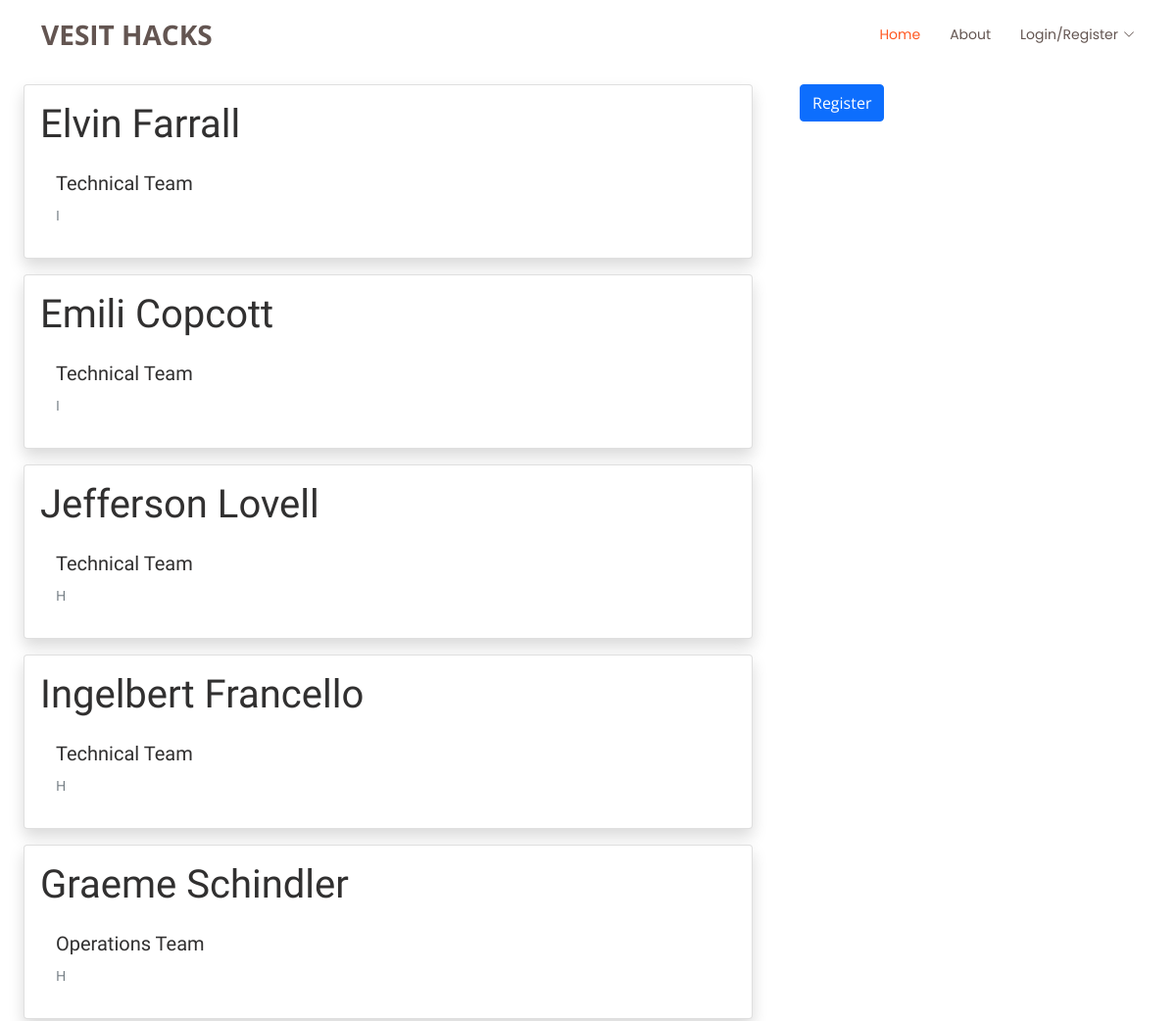
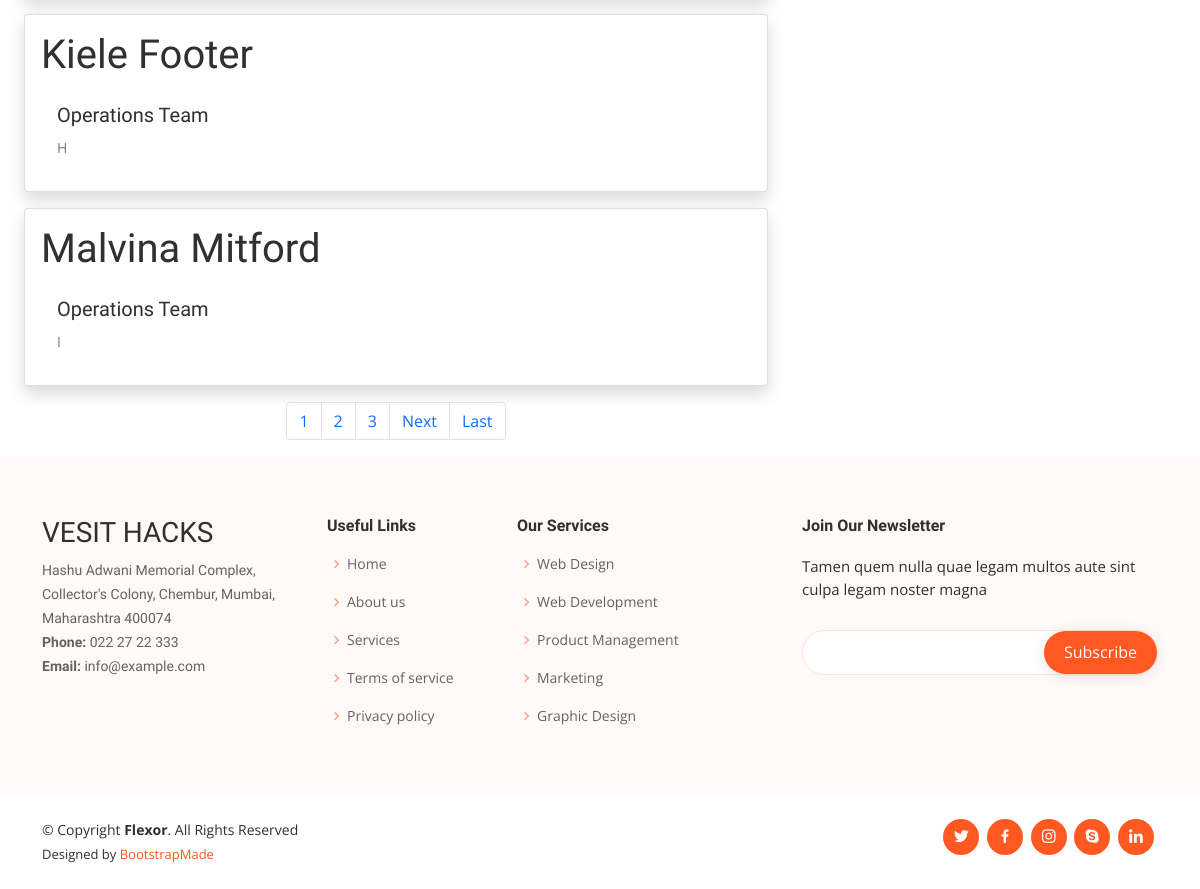
The page /team_student_list/ on the database its author committed (2 pictures, top to bottom).
### vesit/models.py (models this page shows, shortened)
class Team_Student(models.Model):
    team = models.ForeignKey(Team, on_delete = models.CASCADE)
    student = models.ForeignKey(Student, on_delete = models.CASCADE)
    choices = (
        ('H', 'Head'),
        ('I', 'Incharge'),
    )
    student_type = models.CharField(max_length=1, choices=choices)

class Team(models.Model):
    name = models.CharField( max_length= 100 )
    committee = models.ForeignKey(Committee, on_delete = models.CASCADE)

### users/models.py (models this page shows, shortened)
class Student(models.Model):
    name = models.CharField( max_length=50 )
    email = models.EmailField()
    GENDER_CHOICES = (
        ('M', 'Male'),
        ('F', 'Female'),
        ('T','Transgender'),
    )
    gender = models.CharField(max_length=1, choices=GENDER_CHOICES)
    iid = models.CharField(max_length=100)
    mobile_num = models.CharField(max_length=10)
    image = models.ImageField(default = "default.jpg", upload_to = 'student-profile')
    dept = models.ForeignKey( Department, on_delete = models.CASCADE )
    password = models.CharField(max_length=100, null=True)

### vesit/views.py (the view)
# urls.py: path('team_student_list/', TeamStudentListView.as_view(), name="team_student_list"),
class TeamStudentListView(ListView):
    model = Team_Student
    template_name = "vesit/team_student_list.html"
    context_object_name = "team_students"
    paginate_by=7

### vesit/templates/vesit/team_student_list.html (shortened to what this page needs)
{% extends "vesit/base.html" %}
{% block home %}
<div class="row flex-xl-nowrap">
    <div class="col-sm-12 col-md-8 col-lg-8 pt-3">
        {% for student in team_students %}
           <div class= "container">
                <div class="card shadow p-3 mb-3 bg-white rounded">
                    <h1>{{ student.student.name }}</h1>
                    <div class="card-body">
                        <h5 class="card-title">{{ student.team.name }}</h5>
                        <p class="card-text"><small class="text-muted">{{ student.student_type }}</small></p>
                    </div>
                </div>
                </div>
                {% endfor %}
            {% if page_obj.has_other_pages %}
                <ul class="pagination justify-content-center">
                    {% for num in page_obj.paginator.page_range %}
                    {% if page_obj.number == num %}
                    <li class="page-item">
                        <a class="page-link" href="?page={{ num }}"> {{ num }}</a>
                    </li>
                    {% elif num > page_obj.number|add:'-3' and num < page_obj.number|add:'3' %}
                    <li class="page-item">
                        <a class="page-link" href="?page={{ num }}"> {{ num }}</a>
                    </li>
                    {% endif %}
                    {% endfor %}
                    {% if page_obj.has_next %}
                    <li class="page-item">
                        <a class="page-link" href="?page={{ page_obj.next_page_number }}"> Next </a>
                    </li>
                    <li class="page-item">
                        <a class="page-link" href="?page={{ page_obj.paginator.num_pages }}"> Last </a>
                    </li>
                    {% endif %}
                </ul>
            {% endif %}
    </div>
    <div class="col-sm-12 col-md-4 col-lg-4 pt-3">
        <a href="{% url 'team_student_create' %}" class="btn btn-primary">Register </a>
    </div>
</div>
{% endblock %}

### vesit/static/css/style.css (style rules this page uses)
body { font-family: "Open Sans", sans-serif; color: #313030; }
a { color: #ff5821; text-decoration: none; }
h1, h2, h3, h4, h5, h6 { font-family: "Raleway", sans-serif; }
.scrolled-offset { margin-top: 70px; }

### rows shown on the page
Team_Student: student.name "Elvin Farrall", team.name "Technical Team", student_type "I"
Team_Student: student.name "Emili Copcott", team.name "Technical Team", student_type "I"
Team_Student: student.name "Jefferson Lovell", team.name "Technical Team", student_type "H"
Team_Student: student.name "Ingelbert Francello", team.name "Technical Team", student_type "H"
Team_Student: student.name "Graeme Schindler", team.name "Operations Team", student_type "H"
Team_Student: student.name "Kiele Footer", team.name "Operations Team", student_type "H"
Team_Student: student.name "Malvina Mitford", team.name "Operations Team", student_type "I"

### other values the page prints
{{ num }} "1"
{{ num }} "2" "3"
